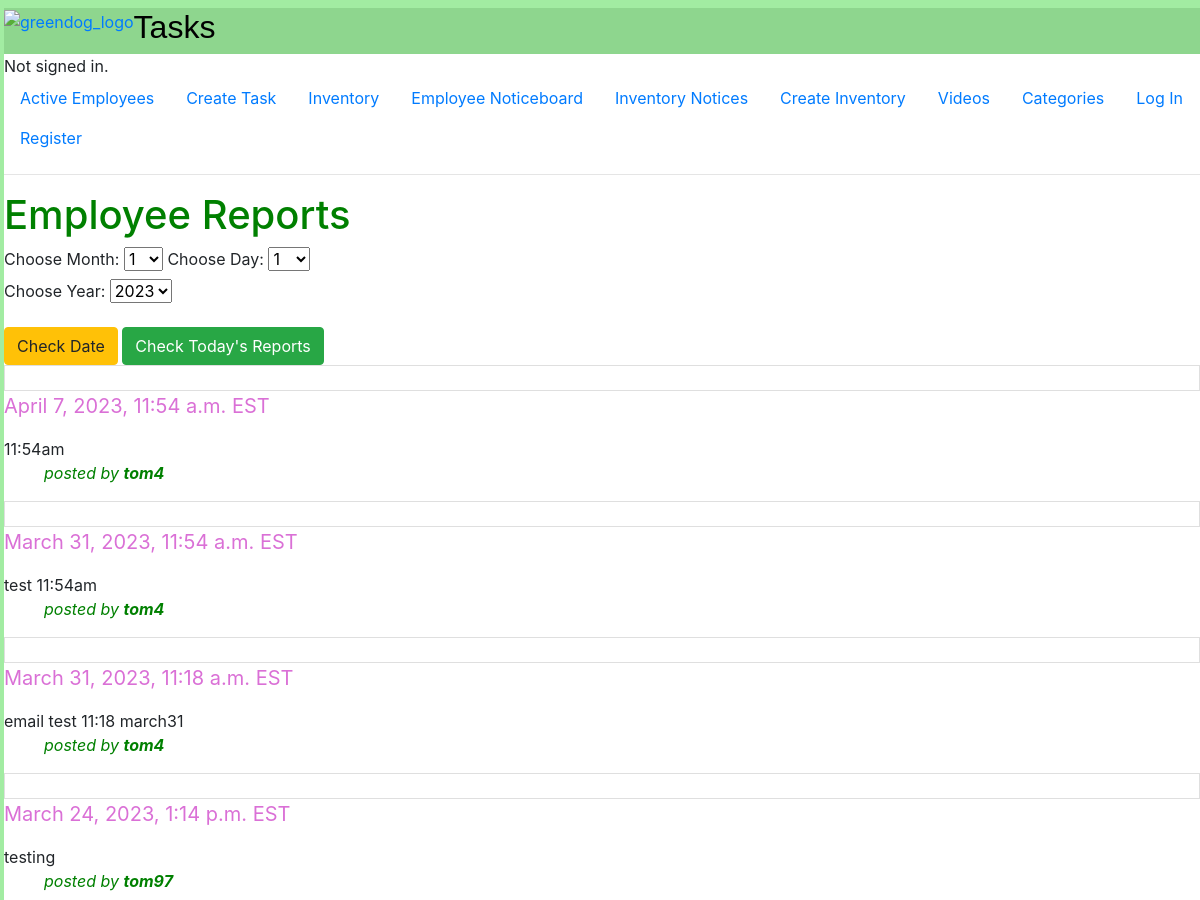
/employeeComments (upper part), run on an earlier commit of the app's database.
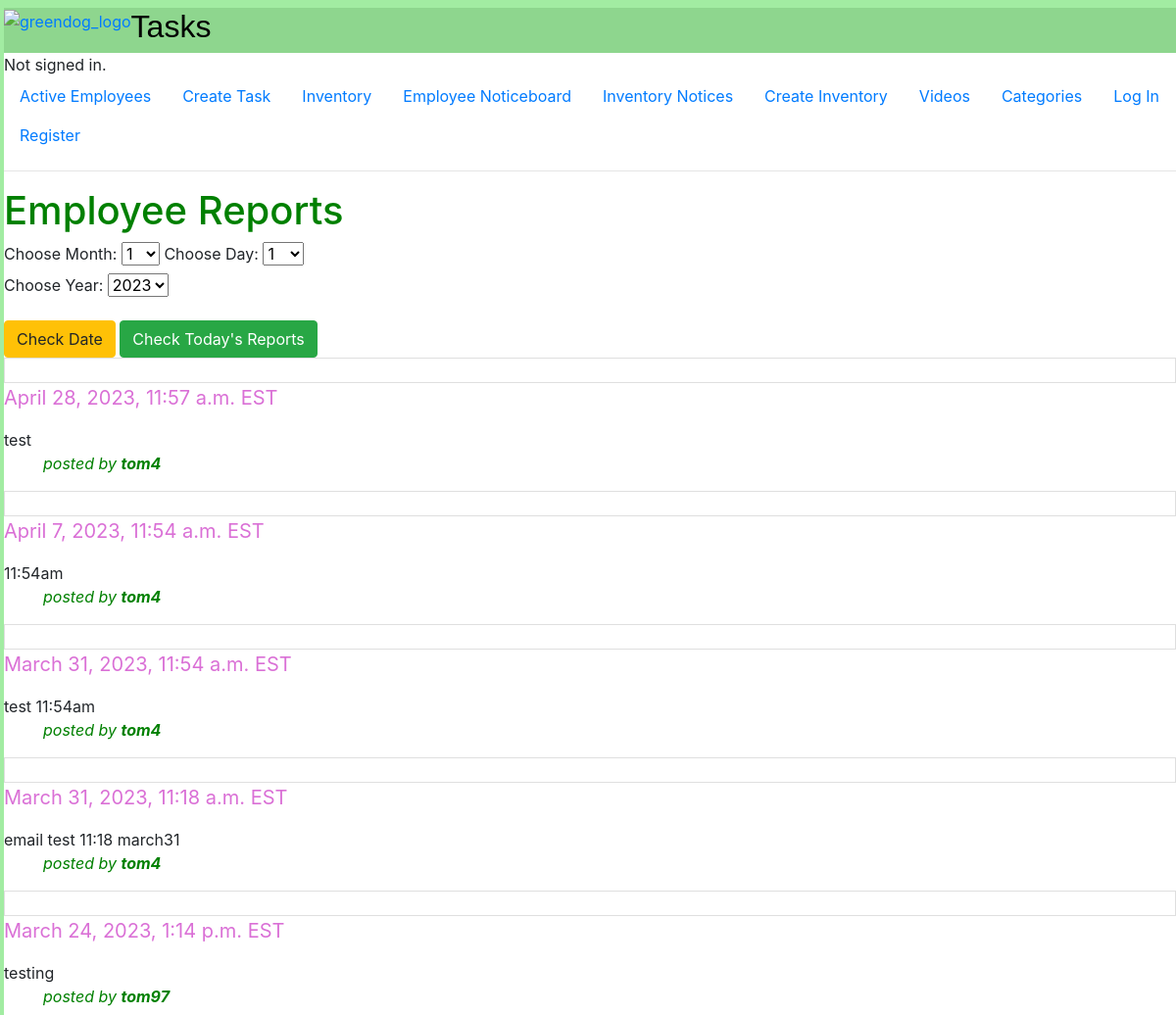
And on a later commit of the database.
### auctions/models.py (models this page shows, shortened)
class employeeComment(models.Model):
    author = models.ForeignKey(
        User, on_delete=models.CASCADE,  blank=True, null=True, related_name="commentUser")
    employee = models.ForeignKey(
        Employee, on_delete=models.CASCADE,  blank=True, null=True, related_name="commentEmployee")
    message = models.CharField(max_length=1000)
    datetime = models.DateTimeField(
        max_length=100, default=datetime.now().strftime("%Y-%m-%d %H:%M:%S"))

class User(AbstractUser):
    pass

### auctions/views.py (the view)
# urls.py: path("employeeComments", views.employeeComments, name="employeeComments"),
def employeeComments(request):
    comments = employeeComment.objects
    comments = comments.order_by('-id')[:100:1]
    today = datetime.datetime.now()
    currentYear = today.year
    return render(request,"auctions/employeeComments.html",{
        "comments": comments,
            "rangeDays": range(1,32),
            "rangeHours": range(1,13),
            "rangeMinutes": range(0,31,30),
            "rangeMonths": range(1,13),
            "rangeYears": range(currentYear, currentYear - 3, -1)
    })

### auctions/templates/auctions/employeeComments.html (shortened to what this page needs)
{% extends "auctions/layout.html" %}
    {% block body %}
<div>
    <h1 style="color:Green">Employee Reports</h1>
    <form action="{% url 'sortNotices' %}" method = "POST">
            <div class="form-group">
      <label for="month">Choose Month:</label>
      <select name="month" id="month">
            {% for i in rangeMonths %}
                <option value="{{i}}">{{i}}</option>
            {% endfor %}
      </select>
      <label for="startDay">Choose Day:</label>
      <select name="day" id="day">
            {% for i in rangeDays %}
                <option value="{{i}}">{{i}}</option>
            {% endfor %}
      </select>
    <div class="form-group">
      <label for="startYear">Choose Year:</label>
      <select name="year" id="year">
            {% for i in rangeYears %}
                <option value="{{i}}">{{i}}</option>
            {% endfor %}
    </select>
  </div>
            <button type="submit" class="btn btn-warning">Check Date</button>
        </form>
            <button type="submit" class="btn btn-success"><a href="todayEmployeeComments" style="color:white">Check Today's Reports</a></button>
    {% for comment in comments %}
    <li class="list-group-item"></li>
    <p style="color:orchid; font-size:20px">{{comment.datetime}} EST </p>
     {{comment.message}}
        <ul style="color:green"><i>posted by <strong>{{comment.author}}</strong></p></i></ul>
    {% endfor %}
</div>
{% endblock %}

What changed in the data, as far as the page shows it:
added employeeComment: datetime "April 28, 2023, 11:57 a.m.", message "test", author "tom4"
